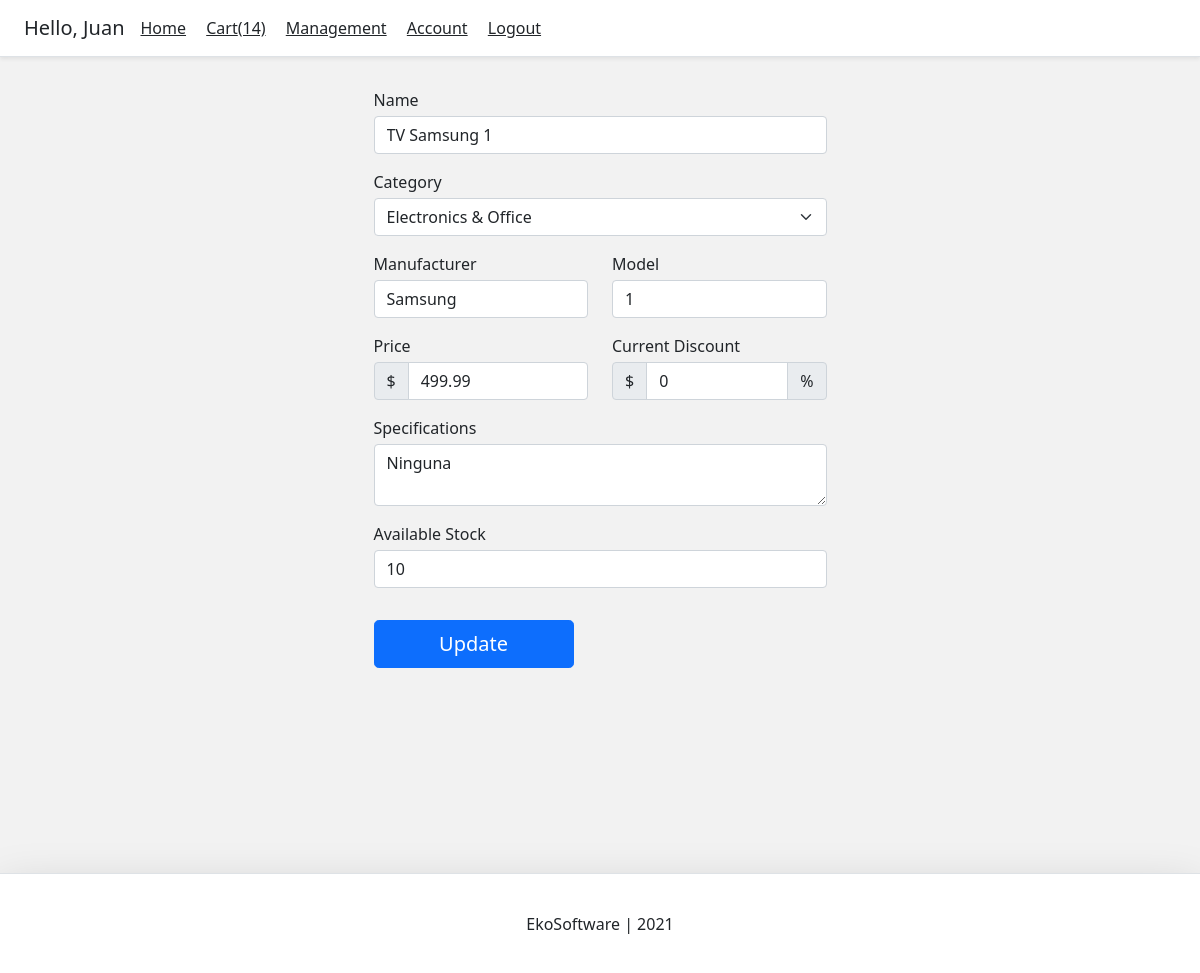
The page /product/tv/edit (signed in) on the database its author committed.
### account/models.py (models this page shows, shortened)
class Account(AbstractBaseUser):
    email = models.EmailField(verbose_name="email", max_length=60, unique=True)
    username = models.CharField(
        verbose_name="username", max_length=30, unique=True)
    date_joined = models.DateTimeField(
        verbose_name="date joined", auto_now_add=True)
    last_login = models.DateTimeField(verbose_name="last login", auto_now=True)
    is_admin = models.BooleanField(default=False)
    is_active = models.BooleanField(default=True)
    is_staff = models.BooleanField(default=False)
    is_superuser = models.BooleanField(default=False)
    is_manager = models.BooleanField(default=False)
    first_name = models.CharField(max_length=80)
    last_name = models.CharField(max_length=80)
    USERNAME_FIELD = 'email'
    REQUIRED_FIELDS = ['username']
    objects = MyAccountManager()

### product/models.py (models this page shows, shortened)
class Product(models.Model):
    name = models.CharField(max_length=120)
    manufacturer = models.CharField(max_length=80)
    category = models.CharField(max_length=40, choices=categories)
    model = models.CharField(max_length=80, null=True)
    price = models.DecimalField(max_digits=100, decimal_places=2)
    specifications = models.TextField(blank=True, null=True)
    stock = models.IntegerField()
    discount = models.IntegerField(null=True)
    date_updated = models.DateTimeField(
        auto_now=True,
        verbose_name="date updated"
    )
    last_editor = models.ForeignKey(
        settings.AUTH_USER_MODEL,
        on_delete=models.PROTECT
    )
    slug = models.SlugField(blank=True, unique=True)
    class Meta:
        verbose_name = "Product"
        verbose_name_plural = "Products"

### product/views.py (the view, shortened to what this page needs)
# urls.py: path('<slug>/edit', edit_product_view, name="edit"),
def edit_product_view(request, slug):
    context = {}
    user = request.user
    if not user.is_authenticated:
        return redirect("must_authenticate")
    if not user.is_manager:
        return HttpResponseNotFound("Unauthorized access.")
    product = get_object_or_404(Product, slug=slug)
    form = UpdateProductForm(
        initial={
            "name": product.name,
            "manufacturer": product.manufacturer,
            "category": product.category,
            "model": product.model,
            "price": product.price,
            "specifications": product.specifications,
            "stock": product.stock,
            "discount": product.discount,
        }
    )
    context['form'] = form
    categories = []
    for cat in CATEGORIES:
        categories.append({
            'id': cat[0],
            'val': cat[1],
        })
    context['categories'] = categories
    return render(request, 'product/edit_product.html', context)

### product/forms.py (shortened to what this page needs)
class UpdateProductForm(forms.ModelForm):
    class Meta:
        model = Product
        fields = [
            'name',
            'manufacturer',
            'category',
            'model',
            'price',
            'specifications',
            'stock',
            'discount'
        ]

### carts/models.py (called while the page is built)
    def get_absolute_url(self):
        return reverse("carts:cart-detail", kwargs={"id": self.id})

### mysite/context_processors.py (called while the page is built)
def cart_processor(request):
    if request.user.is_authenticated:
        cart = Cart.objects.get(account=request.user)
        no_products = 0
        for product in cart.products.all():
            products_in_cart = CartItem.objects.get(
                cart=cart,
                product=product
            ).quantity
            no_products += products_in_cart
        str_no_products = f'({no_products})'
    return {
        'cart_items': str_no_products,
        'cart_url': cart.get_absolute_url()
    }

### product/templates/product/edit_product.html (shortened to what this page needs)
{% extends 'base.html' %}
{% block content %}
<div class="container">
    <div class="row">
        <form class="create-form" method="post" enctype="multipart/form-data">{% csrf_token %}
            <div class="row justify-content-evenly">
                <div class="form-group col-xs-12 col-md-6 mb-3">
                    <label for="id_name" class="mb-1">Name</label>
                    <input class="form-control" type="text" name="name" id="id_name" placeholder="Name"
                        aria-label="Name" value="{{form.initial.name}}" required autofocus>
                </div>
            </div>
            <div class="row justify-content-center">
                <div class="form-group col-xs-12 col-md-6 mb-3">
                    <label for="id_category" class="mb-1">Category</label>
                    <select class="form-select" aria-label="Category" id="id_category" required>
                        {% for category in categories %}
                        {% include 'product/snippets/category_option.html' with value=category selected=form.initial.category %}
                        {% endfor %}
                    </select>
                </div>
            </div>
            <div class="row justify-content-center">
                <div class="form-group col-sm-6 col-md-3 mb-3">
                    <label for="id_manufacturer" class="mb-1">Manufacturer</label>
                    <input type="text" class="form-control" aria-label="Manufacturer" name="manufacturer"
                        id="id_manufacturer" value="{{form.initial.manufacturer}}" required>
                </div>
                <div class="form-group col-sm-6 col-md-3 mb-3">
                    <label for="id_model" class="mb-1">Model</label>
                    <input type="text" class="form-control" aria-label="Model" name="model" id="id_model"
                        placeholder="CSVG-26598" value="{{form.initial.model}}" required>
                </div>
            </div>
            <div class="row justify-content-center">
                <div class="form-group col-sm-6 col-md-3 mb-3">
                    <label for="id_price" class="mb-1">Price</label>
                    <div class="input-group">
                        <span class="input-group-text">$</span>
                        <input type="number" class="form-control" aria-label="Price" name="price" id="id_price"
                            step="1.00" min="0.00" max="99999999.99" value="{{form.initial.price}}" required>
                    </div>
                </div>
                <div class="form-group col-sm-6 col-md-3 mb-3">
                    <label for="id_discount" class="mb-1">Current Discount</label>
                    <div class="input-group">
                        <span class="input-group-text">$</span>
                        <input type="number" class="form-control" aria-label="Discount" name="discount" id="id_discount"
                            step="1.00" value="{{form.initial.discount}}" min="0" max="100" required>
                        <span class="input-group-text">%</span>
                    </div>
                </div>
            </div>
            <div class="row justify-content-evenly">
                <div class="form-group col-xs-12 col-md-6 mb-3">
                    <label for="id_specifications" class="mb-1">Specifications</label>
                    <textarea class="form-control" type="text" name="specifications" id="id_specifications"
                        aria-label="Specifications" required>{{form.initial.specifications}}</textarea>
                </div>
            </div>
            <div class="row justify-content-evenly">
                <div class="form-group col-xs-12 col-md-6 mb-3">
                    <label for="id_stock" class="mb-1">Available Stock</label>
                    <div class="input-group mb-3">
                        <input type="number" class="form-control" aria-label="Stock" name="stock" id="id_stock" step="1"
                            value="{{form.initial.stock}}" min="0" max="9999999999999999" required>
                    </div>
                </div>
            </div>
            <div class="row justify-content-evenly">
                <div class="col-xs-12 col-md-6">
                    <button class="submit-button w-100 btn btn-lg btn-primary" type="submit">Update</button>
                </div>
            </div>
        </form>
    </div>
</div>
{% endblock content %}

### templates/snippets/header.html (shortened to what this page needs)
<link href="https://cdn.jsdelivr.net/npm/bootstrap@5.0.0-beta3/dist/css/bootstrap.min.css" rel="stylesheet"
>
<div class="d-flex flex-column flex-md-row align-items-center p-3 px-md-4 mb-3 bg-white border-bottom shadow-sm">
    <h5 class="my-0 me-2 mr-md-auto font-weight-normal">
        {% if request.user.is_authenticated %}
        Hello, {{request.user.username}}
        {% endif %}
    </h5>
    <nav class="my-2 my-md-0 mr-md-3">
        {% if request.user.is_authenticated %}
        <a class="p-2 text-dark" href="{% url 'home' %}">Home</a>
        <a class="p-2 text-dark" href="{{cart_url}}">Cart{{cart_items}}</a>
        {% if request.user.is_authenticated and request.user.is_manager %}
        <a class="p-2 text-dark" href="Management">Management</a>
        {% endif %}
        <a class="p-2 text-dark" href="#">Account</a>
        <a class="p-2 text-dark" href="#">Logout</a>
        {% else %}
        <a class="p-2 text-dark" href="#">Login</a>
        <a class="btn btn-outline-primary" href="#">Register</a>
        {% endif %}
    </nav>
</div>

### templates/snippets/header.html (style rules this page uses)
@media (min-width: 768px) { html { font-size: 16px; } }
.container { max-width: 960px; }

### templates/snippets/base_css.html (style rules this page uses)
body { background-color: #f2f2f2; }

### product/templates/product/edit_product.html (style rules this page uses)
.create-form { width: 100%; max-width: 100%; padding: 15px; margin: auto; }
.submit-button { max-width: 200px; }

### rows shown on the page
Account: user.username "Juan"
Product: name "TV Samsung 1", category "Electronics & Office", manufacturer "Samsung", price "499.99", specifications "Ninguna"

### other values the page prints
{{ cart_items }} "(14)"
